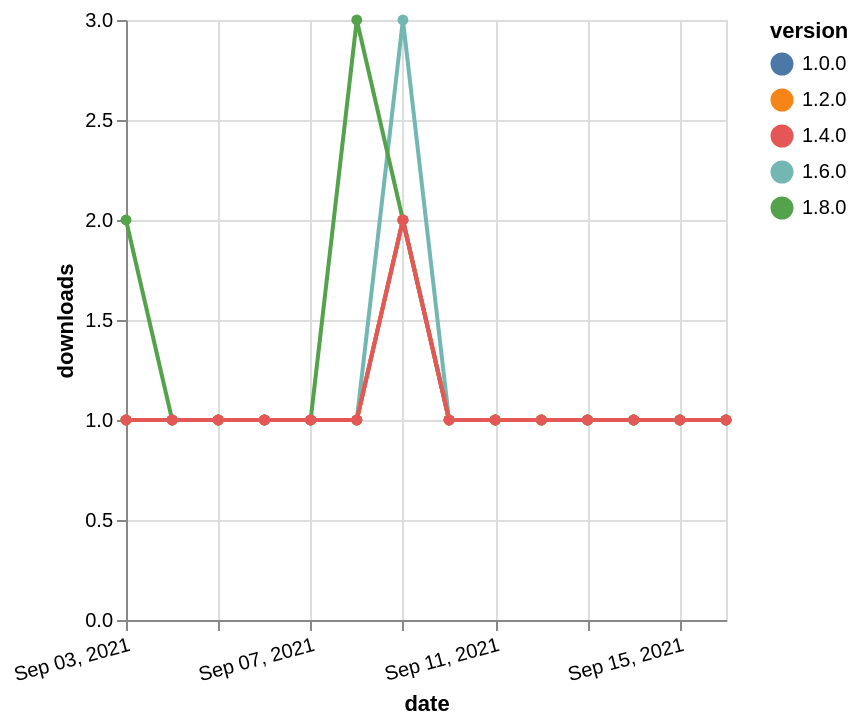

Specify this chart in Vega-Lite:
### Vega-Lite specification from a JSON file in a GitHub repository (floating-point values rounded to 4 significant figures)
{"$schema": "https://vega.github.io/schema/vega-lite/v5.json", "description": "A simple bar chart with embedded data.", "data": {"values": [{"date": "2021-09-03", "total": 207, "delta": 1, "version": "1.6.0"}, {"date": "2021-09-04", "total": 208, "delta": 1, "version": "1.6.0"}, {"date": "2021-09-05", "total": 209, "delta": 1, "version": "1.6.0"}, {"date": "2021-09-06", "total": 210, "delta": 1, "version": "1.6.0"}, {"date": "2021-09-07", "total": 211, "delta": 1, "version": "1.6.0"}, {"date": "2021-09-08", "total": 212, "delta": 1, "version": "1.6.0"}, {"date": "2021-09-09", "total": 215, "delta": 3, "version": "1.6.0"}, {"date": "2021-09-10", "total": 216, "delta": 1, "version": "1.6.0"}, {"date": "2021-09-11", "total": 217, "delta": 1, "version": "1.6.0"}, {"date": "2021-09-12", "total": 218, "delta": 1, "version": "1.6.0"}, {"date": "2021-09-13", "total": 219, "delta": 1, "version": "1.6.0"}, {"date": "2021-09-14", "total": 220, "delta": 1, "version": "1.6.0"}, {"date": "2021-09-15", "total": 221, "delta": 1, "version": "1.6.0"}, {"date": "2021-09-16", "total": 222, "delta": 1, "version": "1.6.0"}, {"date": "2021-09-03", "total": 134, "delta": 2, "version": "1.8.0"}, {"date": "2021-09-04", "total": 135, "delta": 1, "version": "1.8.0"}, {"date": "2021-09-05", "total": 136, "delta": 1, "version": "1.8.0"}, {"date": "2021-09-06", "total": 137, "delta": 1, "version": "1.8.0"}, {"date": "2021-09-07", "total": 138, "delta": 1, "version": "1.8.0"}, {"date": "2021-09-08", "total": 141, "delta": 3, "version": "1.8.0"}, {"date": "2021-09-09", "total": 143, "delta": 2, "version": "1.8.0"}, {"date": "2021-09-10", "total": 144, "delta": 1, "version": "1.8.0"}, {"date": "2021-09-11", "total": 145, "delta": 1, "version": "1.8.0"}, {"date": "2021-09-12", "total": 146, "delta": 1, "version": "1.8.0"}, {"date": "2021-09-13", "total": 147, "delta": 1, "version": "1.8.0"}, {"date": "2021-09-14", "total": 148, "delta": 1, "version": "1.8.0"}, {"date": "2021-09-15", "total": 149, "delta": 1, "version": "1.8.0"}, {"date": "2021-09-16", "total": 150, "delta": 1, "version": "1.8.0"}, {"date": "2021-09-03", "total": 207, "delta": 1, "version": "1.0.0"}, {"date": "2021-09-04", "total": 208, "delta": 1, "version": "1.0.0"}, {"date": "2021-09-05", "total": 209, "delta": 1, "version": "1.0.0"}, {"date": "2021-09-06", "total": 210, "delta": 1, "version": "1.0.0"}, {"date": "2021-09-07", "total": 211, "delta": 1, "version": "1.0.0"}, {"date": "2021-09-08", "total": 212, "delta": 1, "version": "1.0.0"}, {"date": "2021-09-09", "total": 214, "delta": 2, "version": "1.0.0"}, {"date": "2021-09-10", "total": 215, "delta": 1, "version": "1.0.0"}, {"date": "2021-09-11", "total": 216, "delta": 1, "version": "1.0.0"}, {"date": "2021-09-12", "total": 217, "delta": 1, "version": "1.0.0"}, {"date": "2021-09-13", "total": 218, "delta": 1, "version": "1.0.0"}, {"date": "2021-09-14", "total": 219, "delta": 1, "version": "1.0.0"}, {"date": "2021-09-15", "total": 220, "delta": 1, "version": "1.0.0"}, {"date": "2021-09-16", "total": 221, "delta": 1, "version": "1.0.0"}, {"date": "2021-09-03", "total": 209, "delta": 1, "version": "1.2.0"}, {"date": "2021-09-04", "total": 210, "delta": 1, "version": "1.2.0"}, {"date": "2021-09-05", "total": 211, "delta": 1, "version": "1.2.0"}, {"date": "2021-09-06", "total": 212, "delta": 1, "version": "1.2.0"}, {"date": "2021-09-07", "total": 213, "delta": 1, "version": "1.2.0"}, {"date": "2021-09-08", "total": 214, "delta": 1, "version": "1.2.0"}, {"date": "2021-09-09", "total": 216, "delta": 2, "version": "1.2.0"}, {"date": "2021-09-10", "total": 217, "delta": 1, "version": "1.2.0"}, {"date": "2021-09-11", "total": 218, "delta": 1, "version": "1.2.0"}, {"date": "2021-09-12", "total": 219, "delta": 1, "version": "1.2.0"}, {"date": "2021-09-13", "total": 220, "delta": 1, "version": "1.2.0"}, {"date": "2021-09-14", "total": 221, "delta": 1, "version": "1.2.0"}, {"date": "2021-09-15", "total": 222, "delta": 1, "version": "1.2.0"}, {"date": "2021-09-16", "total": 223, "delta": 1, "version": "1.2.0"}, {"date": "2021-09-03", "total": 173, "delta": 1, "version": "1.4.0"}, {"date": "2021-09-04", "total": 174, "delta": 1, "version": "1.4.0"}, {"date": "2021-09-05", "total": 175, "delta": 1, "version": "1.4.0"}, {"date": "2021-09-06", "total": 176, "delta": 1, "version": "1.4.0"}, {"date": "2021-09-07", "total": 177, "delta": 1, "version": "1.4.0"}, {"date": "2021-09-08", "total": 178, "delta": 1, "version": "1.4.0"}, {"date": "2021-09-09", "total": 180, "delta": 2, "version": "1.4.0"}, {"date": "2021-09-10", "total": 181, "delta": 1, "version": "1.4.0"}, {"date": "2021-09-11", "total": 182, "delta": 1, "version": "1.4.0"}, {"date": "2021-09-12", "total": 183, "delta": 1, "version": "1.4.0"}, {"date": "2021-09-13", "total": 184, "delta": 1, "version": "1.4.0"}, {"date": "2021-09-14", "total": 185, "delta": 1, "version": "1.4.0"}, {"date": "2021-09-15", "total": 186, "delta": 1, "version": "1.4.0"}, {"date": "2021-09-16", "total": 187, "delta": 1, "version": "1.4.0"}]}, "width": "container", "mark": {"type": "line", "point": {"filled": true}}, "encoding": {"x": {"field": "date", "type": "temporal", "timeUnit": "yearmonthdate", "title": "date", "axis": {"labelAngle": -15}}, "y": {"field": "delta", "type": "quantitative", "title": "downloads"}, "color": {"field": "version", "type": "nominal"}, "tooltip": {"field": "delta"}}}
